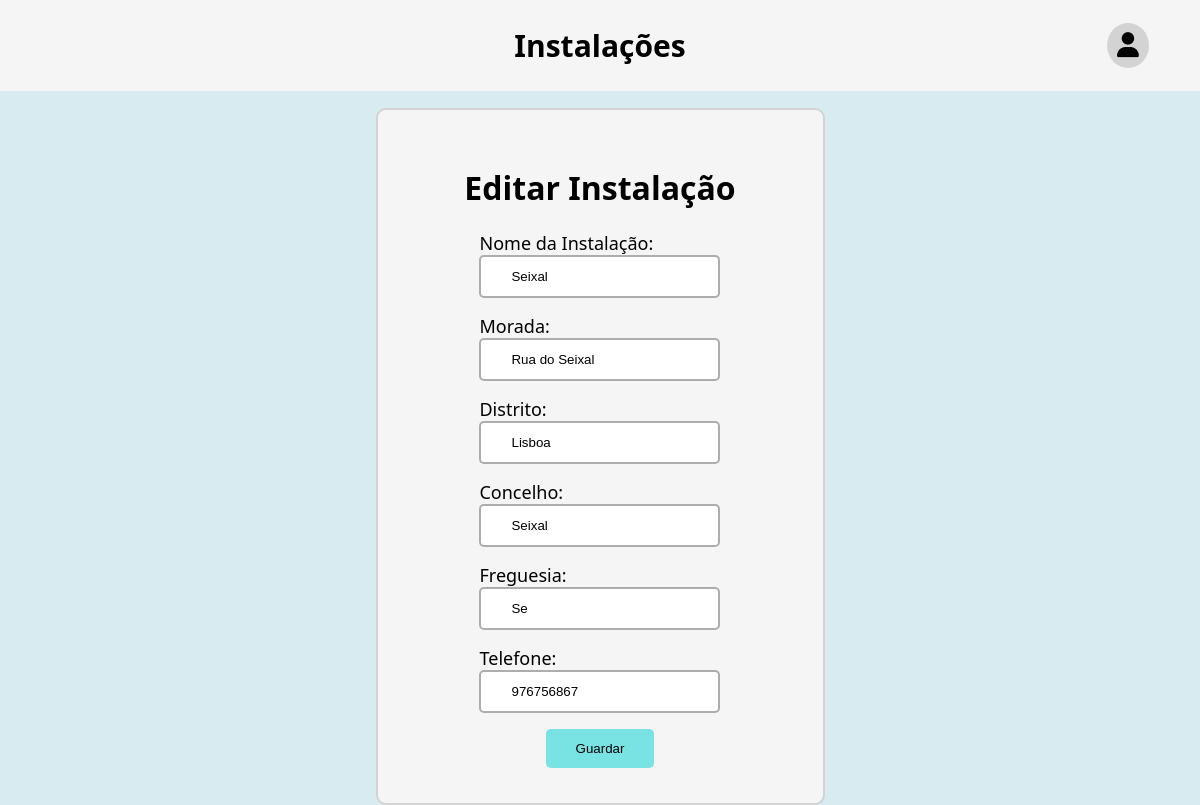
Page /editinstalacao?instalacao=54 (signed in) on the committed database.
### formularioInstituicoes/models.py (models this page shows, shortened)
class Instalacao(models.Model):
    entidade = models.ForeignKey(Entidade, on_delete=models.CASCADE, related_name='instalacoes')
    nome = models.CharField(max_length=100, blank=True, null=True)
    morada = models.CharField(max_length=100, blank=True, null=True)
    distrito = models.CharField(max_length=100, blank=True, null=True)
    concelho = models.CharField(max_length=100, blank=True, null=True)
    freguesia = models.CharField(max_length=100, blank=True, null=True)
    telefone = models.IntegerField(blank=True, null=True)
    email = models.EmailField(blank=True, null=True)
    submetido = models.BooleanField(blank=True, default=False)

### formularioInstituicoes/views.py (the view)
# urls.py: path('editinstalacao', views.editinstalacao_view),
@login_required
def editinstalacao_view(request):
    entidade = getEntidade(request)
    instalacao = Instalacao.objects.filter(id=request.GET["instalacao"]).first()
    if request.method == 'POST':
        editInstalacaoForm = FormInstalacoes(request.POST, instance=instalacao)
        editInstalacaoForm.save()
        return redirect('/instalacoes')
    editInstalacaoForm = FormInstalacoes(instance=instalacao)
    return render(request, 'editinstalacao.html',
                  {"instalacaoForm": editInstalacaoForm, 'entidadeLogada': entidade.nome})

### formularioInstituicoes/forms.py
class FormInstalacoes(ModelForm):
    class Meta:
        model = Instalacao
        fields = ['nome', 'morada', 'distrito', 'concelho', 'freguesia', 'telefone']
        labels = {'nome': "Nome da Instalação"}
    def __init__(self, *args, **kwargs):
        super(FormInstalacoes, self).__init__(*args, **kwargs)
        for field in self.fields.values():
            field.required = True

### formularioInstituicoes/views.py (called while the page is built)
def getEntidade(request) -> Entidade:
    if Entidade.objects.filter(user__id=request.user.id).first():
        return Entidade.objects.filter(user__id=request.user.id).first()
    else:
        return None

### formularioInstituicoes/templates/editinstalacao.html (shortened to what this page needs)
<!DOCTYPE html>
<html lang="en">
{% extends 'navigatorSemOpcoes.html' %}
{% load static %}
{% block titulo %}
    <h1>Instalações</h1>
{% endblock %}
{% block content %}
    <link rel="stylesheet" href="{% static 'css/editinstalacao.css' %}">
    <div class="editarea">
        <form method="post">
            <h1>Editar Instalação</h1>
            {{ instalacaoForm.as_p }}
            <input type="submit" value="Guardar">
        </form>
    </div>
{% endblock %}

### formularioInstituicoes/static/css/navigatorInstalacoes.css (style rules this page uses)
:root { --light-blue: #d8ebf0; --marine-blue: #79e2e2; --bs-font-sans-serif: system-ui, -apple-system, "Segoe UI", Roboto, "Helvetica Neue", Arial, "Noto Sans", "Liberation Sans", sans-serif, "Apple Color Emoji", "Segoe UI Emoji", "Segoe UI Symbol", "Noto Color Emoji"; }
body { font-family: var(--bs-font-sans-serif); background: var(--light-blue); }

### formularioInstituicoes/static/css/editinstalacao.css (style rules this page uses)
:root { --light-blue: #d8ebf0; --marine-blue: #79e2e2; --bs-font-sans-serif: system-ui, -apple-system, "Segoe UI", Roboto, "Helvetica Neue", Arial, "Noto Sans", "Liberation Sans", sans-serif, "Apple Color Emoji", "Segoe UI Emoji", "Segoe UI Symbol", "Noto Color Emoji"; }
body { font-family: var(--bs-font-sans-serif); }
.editarea { display: flex; color: inherit; text-decoration: none; border: 2px solid lightgrey; background: whitesmoke; padding: 35px; border-radius: 10px; width: 375px; min-height: 240px; top: 100px; position: relative; margin: auto; justify-content: center; }
.editarea p { display: grid; justify-content: center; }
input { padding: 12px 30px; border-radius: 5px; border: 0; transition: background-color 0.3s ease; margin: auto; }
input[type=submit] { display: flex; justify-content: center; background: var(--marine-blue); }
input[type="text"], input[type="number"], input[type="email"] { border: 2px solid rgba(0, 0, 0, 0.32); cursor: text; }
label { font-size: 18px; }

### rows in the picture
Instalacao: nome "Seixal", morada "Rua do Seixal", distrito "Lisboa", concelho "Seixal", freguesia "Se", telefone "976756867"
